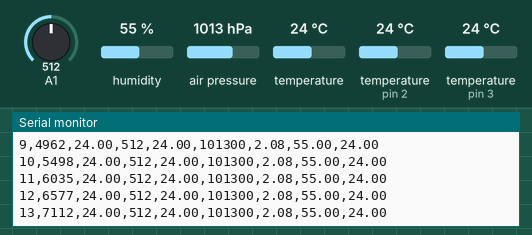
Recording of a sketch running on a simulated Arduino Uno, built with avr-gcc and run on an emulated ATmega328P. Parts: the last lines printed to the serial monitor. The inputs (shaded band) are chosen by the test bench; at power-on: A1 = 512, humidity 55 %, air pressure 1013 hPa, temperature 24 °C, temperature (sensors on pin 2, pin 3) 24 °C. Storage starts empty.

Above: at 7.2 s.
7.3 s: A1 set to 106
At 8.1 s:
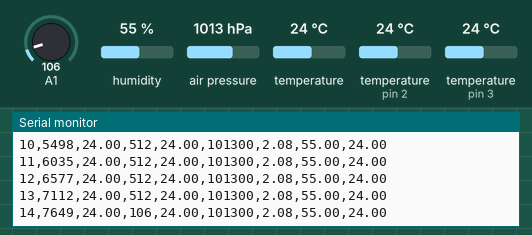
13.6 s: A1 set to 93
At 14.0 s:
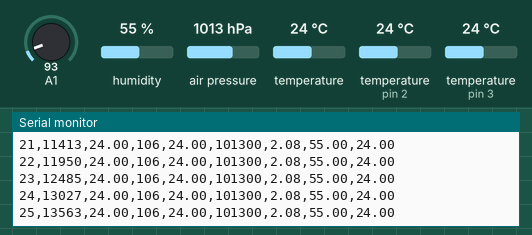
Timing chart, 0 to 16.1 s (numbered marks = the images above; inputs shaded):
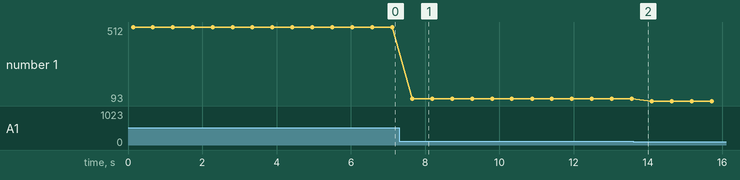

Measured:
- after the input at 7.3 s, the serial monitor: prints a new line after 0.35 s (image 1)
- plotted number 1: 512 → 106 after the input at 7.3 s, 106 → 93 after the input at 13.6 s

The sketch:

arduinophysics.ino
```cpp
// for temp sensor
#include <OneWire.h>

// for SD card
#include <SPI.h>
#include <SD.h>

// for pressure sensor
#include <Wire.h>
#include <Adafruit_BMP085.h>

#include "DHT.h"

const int PIN_CHIP_SELECT = 4;
const int PIN_TEMP_SENSOR = 2;
const int PIN_DHT = 3;

bool use_sd = true;

int frame_delay=500;

char filename[] = "phyzlo00.csv"; // filename template

OneWire ds(PIN_TEMP_SENSOR); // Создаем объект OneWire для шины 1-Wire, с помощью которого будет осуществляться работа с датчиком
Adafruit_BMP085 bmp;

DHT dht(PIN_DHT, DHT22);

int frame = 0;

void setup(){
  Serial.begin(9600);
  init_filesystem();
  bmp.begin();
  dht.begin();
  output("frame,time,temp,a1,temp_pres,pressure,altitude,humidity,temp_hum");
}

void loop(){
  output(String(frame)+","+String(millis())+","+String(get_temp())+","+String(analogRead(1))+","+String(bmp.readTemperature())+","+String(bmp.readPressure())+","+String(bmp.readAltitude())+","+String(dht.readHumidity())+","+String(dht.readTemperature()));
  delay(frame_delay);
  frame++;
}

void init_filesystem()
{
  // setup SD card
  if (!SD.begin(PIN_CHIP_SELECT)) {
    Serial.println("# No SD card");
    use_sd = false;
  }
  else
  {
    Serial.println("# SD Card initialized");
    use_sd = true;
    for (uint8_t i = 0; i < 100; i++) {
       filename[6] = i / 10 + '0';
       filename[7] = i % 10 + '0';
       if (! SD.exists(filename)) { // Проверяем наличие
         break;  // Дальше продолжать смысла нет
       }
    }
    Serial.print("# Using log file = ");
    Serial.println(filename);
  }
}

void output(String s)
{
  Serial.println(s);
  if (use_sd)
  {
     File dataFile = SD.open(filename, FILE_WRITE);
     if (dataFile) {
        dataFile.println(s);
        dataFile.close();
     }
     else {
        Serial.println("# error opening data file");
     }
  }
}

// Определяем температуру от датчика DS18b20
float get_temp(){
  byte data[2]; // Место для значения температуры

  ds.reset(); // Начинаем взаимодействие со сброса всех предыдущих команд и параметров
  ds.write(0xCC); // Даем датчику DS18b20 команду пропустить поиск по адресу. В нашем случае только одно устрйоство
  ds.write(0x44); // Даем датчику DS18b20 команду измерить температуру. Само значение температуры мы еще не получаем - датчик его положит во внутреннюю память

  delay(10); // Микросхема измеряет температуру, а мы ждем.

  ds.reset(); // Теперь готовимся получить значение измеренной температуры
  ds.write(0xCC);
  ds.write(0xBE); // Просим передать нам значение регистров со значением температуры

  // Получаем и считываем ответ
  data[0] = ds.read(); // Читаем младший байт значения температуры
  data[1] = ds.read(); // А теперь старший

  // Формируем итоговое значение:
  //    - сперва "склеиваем" значение,
  //    - затем умножаем его на коэффициент, соответсвующий разрешающей способности (для 12 бит по умолчанию - это 0,0625)
  return ((data[1] << 8) | data[0]) * 0.0625;
}
```
